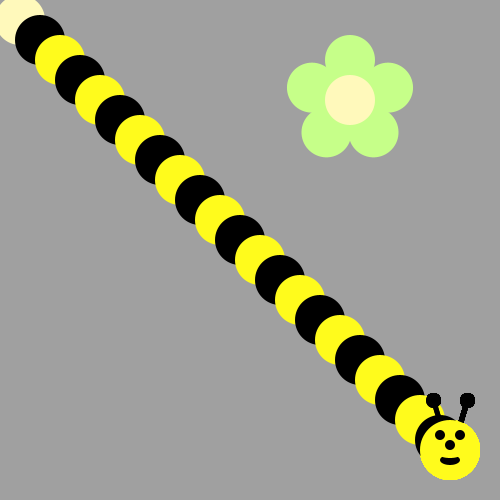
Frame 1 (no input)
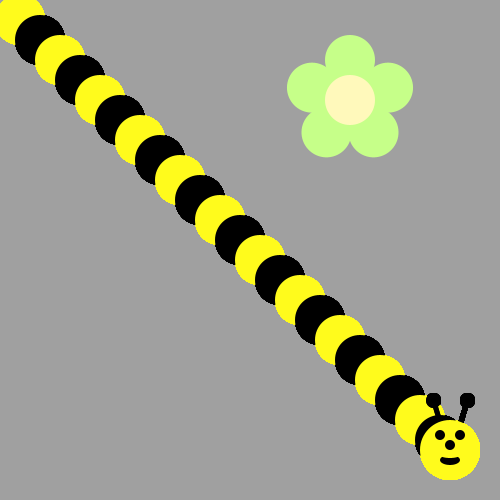
Frame 60 (the mouse pressed at the canvas centre just before this capture)
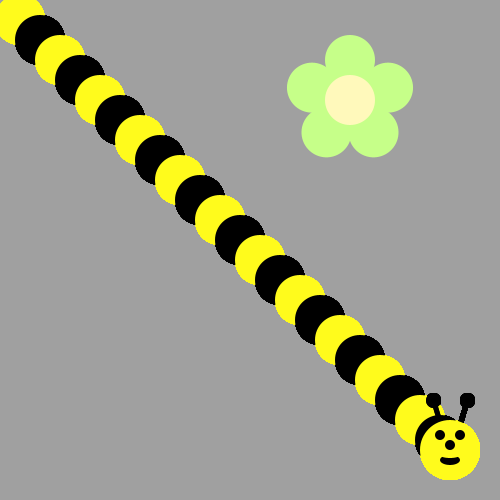
Frame 120 (the mouse held since frame 60 and released just before this capture)

The Processing sketch that drew these frames (run headless with seeded random() and noise(); from frame 60 on, the mouse is pressed at the canvas centre):

// Processing sketch: sketch_180113a
// ── sketch_180113a.pde

int i=20;
void draw() {
/*Use a loop to make a body for the Bee!
Then put his head on using drawBeeFace(x,y)
Use Modulo to make the colors alternate 
*/
for(i=20;i<450;i+=20){
  if(i%40==0){
  
  fill(0,0,0);}
ellipse(i,i,50,50);
drawBeeFace(450,450);
  }
}

void drawFlower(int x, int y) {
     noStroke();
     translate(x, y);
     // draw 5 petals, rotating after each one<
     fill(#c6ff89);      // green
      for (int i = 0; i < 5; i++) {
           ellipse(0, -40, 50, 50);
          rotate(radians(72));
     }
     fill(#fff9bb); // light yellow
     ellipse(0, 0, 50, 50);
} 
void drawBeeFace(int BeeFaceX, int BeeFaceY) {
     noStroke();
     fill(0, 0, 0);
     stroke(1);
     strokeWeight(5);
     line(BeeFaceX-10, BeeFaceY-27, BeeFaceX-17, BeeFaceY-50);
     line(BeeFaceX+10, BeeFaceY-27, BeeFaceX+17, BeeFaceY-50);
     ellipse(BeeFaceX-17, BeeFaceY-50, 10, 10);
     ellipse(BeeFaceX+17, BeeFaceY-50, 10, 10);
     noStroke();
     fill(255, 251, 28);
     ellipse(BeeFaceX, BeeFaceY, 60, 60); // face
     fill(255, 237, 209);
     fill(0,0,0);
      ellipse(BeeFaceX-10, BeeFaceY-15, 10, 10); // eyes
     ellipse(BeeFaceX+10, BeeFaceY-15, 10, 10);
      ellipse(BeeFaceX, BeeFaceY-5, 10, 10); // nose
      ellipse(BeeFaceX, BeeFaceY+10, 20, 10);// mouth
     fill(255, 251, 28);
     ellipse(BeeFaceX, BeeFaceY+5, 20, 6);
}

void setup() {
     ellipseMode(CENTER);
     size(500, 500);
     background(160, 160, 160);
      drawFlower(350, 100);
}
